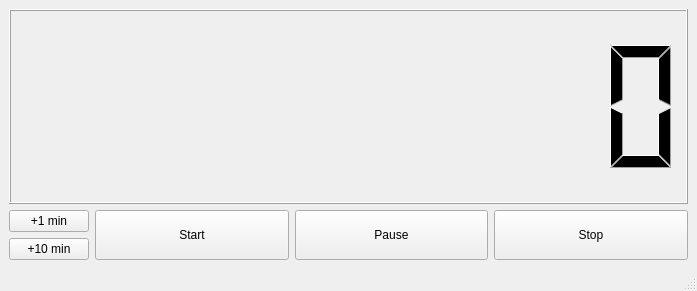
<?xml version="1.0" encoding="UTF-8"?>
<ui version="4.0">
 <class>MainWindow</class>
 <widget class="QMainWindow" name="MainWindow">
  <property name="geometry">
   <rect>
    <x>0</x>
    <y>0</y>
    <width>697</width>
    <height>291</height>
   </rect>
  </property>
  <property name="windowTitle">
   <string>StopWatch</string>
  </property>
  <widget class="QWidget" name="centralwidget">
   <layout class="QVBoxLayout" name="verticalLayout" stretch="1,0">
    <item>
     <widget class="QLCDNumber" name="lcdTime">
      <property name="digitCount">
       <number>9</number>
      </property>
     </widget>
    </item>
    <item>
     <layout class="QHBoxLayout" name="horizontalLayout" stretch="0,2,2,2">
      <item>
       <layout class="QVBoxLayout" name="verticalLayoutPlusBtns">
        <item>
         <widget class="QPushButton" name="btnPlus1">
          <property name="sizePolicy">
           <sizepolicy hsizetype="Minimum" vsizetype="MinimumExpanding">
            <horstretch>0</horstretch>
            <verstretch>0</verstretch>
           </sizepolicy>
          </property>
          <property name="text">
           <string>+1 min</string>
          </property>
         </widget>
        </item>
        <item>
         <widget class="QPushButton" name="btnPlus10">
          <property name="sizePolicy">
           <sizepolicy hsizetype="Minimum" vsizetype="MinimumExpanding">
            <horstretch>0</horstretch>
            <verstretch>0</verstretch>
           </sizepolicy>
          </property>
          <property name="text">
           <string>+10 min</string>
          </property>
         </widget>
        </item>
       </layout>
      </item>
      <item>
       <widget class="QPushButton" name="btnStart">
        <property name="sizePolicy">
         <sizepolicy hsizetype="Minimum" vsizetype="MinimumExpanding">
          <horstretch>0</horstretch>
          <verstretch>0</verstretch>
         </sizepolicy>
        </property>
        <property name="text">
         <string>Start</string>
        </property>
       </widget>
      </item>
      <item>
       <widget class="QPushButton" name="btnPause">
        <property name="sizePolicy">
         <sizepolicy hsizetype="Minimum" vsizetype="MinimumExpanding">
          <horstretch>0</horstretch>
          <verstretch>0</verstretch>
         </sizepolicy>
        </property>
        <property name="text">
         <string>Pause</string>
        </property>
       </widget>
      </item>
      <item>
       <widget class="QPushButton" name="btnStop">
        <property name="sizePolicy">
         <sizepolicy hsizetype="Minimum" vsizetype="MinimumExpanding">
          <horstretch>0</horstretch>
          <verstretch>0</verstretch>
         </sizepolicy>
        </property>
        <property name="text">
         <string>Stop</string>
        </property>
       </widget>
      </item>
     </layout>
    </item>
   </layout>
  </widget>
  <widget class="QStatusBar" name="statusbar"/>
 </widget>
 <resources/>
 <connections/>
</ui>
